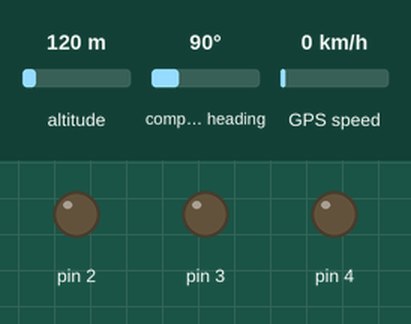
The sketch below on a simulated Arduino Uno, built with avr-gcc and run on an emulated ATmega328P. Shown: output pins drawn as LEDs (lit = HIGH). Inputs (shaded band) come from the test bench; at power-on: altitude 120 m, compass heading 90°, GPS speed 0 km/h. The GPS gets a fix after 3 s at 37.7749, -122.4194 with 8 satellites; what the sketch prints to the serial monitor is not drawn.

Above: at 0.1 s.
At 5.1 s:
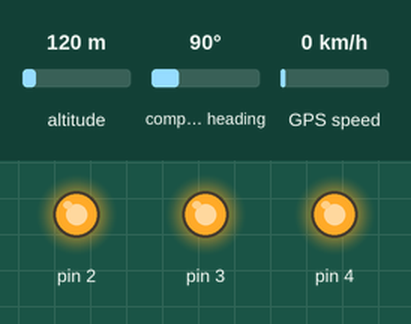
Timing chart, 0 to 6.6 s (numbered marks = the images above):
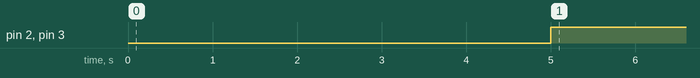

Measured:
- by itself, pin 2, pin 3: LOW → HIGH at 5.0 s

The sketch:

GPSToSPI.ino
```cpp
#include <Adafruit_GPS.h>
#include <SoftwareSerial.h>
#include <SPI.h>

// Connect the GPS Power pin to 5V
// Connect the GPS Ground pin to ground
// Connect the GPS TX (transmit) pin to Digital 8
// Connect the GPS RX (receive) pin to Digital 7

// you can change the pin numbers to match your wiring:
SoftwareSerial mySerial(7, 8);
Adafruit_GPS GPS(&mySerial);

float latitude = 0;
float longitude = 0;

volatile float data [2] = {2.5, 5.6};
volatile byte *pos = (byte*)data;
int i = 0;


void setup()
{
  Serial.begin(115200);
  pinMode(2, OUTPUT);
  pinMode(3, OUTPUT);
  pinMode(4, OUTPUT);
  digitalWrite(2, LOW);
  digitalWrite(3, LOW);
  digitalWrite(4, LOW);
  delay(5000);
  GPS.begin(9600);

  // uncomment this line to turn on RMC (recommended minimum) and GGA (fix data) including altitude
  GPS.sendCommand(PMTK_SET_NMEA_OUTPUT_RMCGGA);


  // Set the update rate
  GPS.sendCommand(PMTK_SET_NMEA_UPDATE_1HZ);   // 1 Hz update rate
  // For the parsing code to work nicely and have time to sort thru the data, and
  // print it out we don't suggest using anything higher than 1 Hz
  digitalWrite(4, HIGH);

  pinMode(MISO, OUTPUT);                  //Sets MISO as OUTPUT (Have to Send data to Master IN

  SPCR |= _BV(SPE);                       //Turn on SPI in Slave Mode


  SPI.attachInterrupt();
}

void loop()                     // run over and over again
{
  char c = GPS.read();
  Serial.println(GPS.satellites);
  // if a sentence is received, we can check the checksum, parse it...
  if (GPS.newNMEAreceived())
  {
    // a tricky thing here is if we print the NMEA sentence, or data
    // we end up not listening and catching other sentences!
    // so be very wary if using OUTPUT_ALLDATA and trytng to print out data
    //Serial.println(GPS.lastNMEA());   // this also sets the newNMEAreceived() flag to false

    if (!GPS.parse(GPS.lastNMEA()))   // this also sets the newNMEAreceived() flag to false
      return;  // we can fail to parse a sentence in which case we should just wait for another
    latitude = GPS.latitude;
    longitude = GPS.longitude;
    if (latitude != 0 && longitude != 0)
    {
      data[0] = latitude;
      data[1] = longitude;
      digitalWrite(2, HIGH);
    }
    else
    {
          digitalWrite(2, LOW);
    }

  }

  if (GPS.satellites >= 3)
  {
    digitalWrite(3, HIGH);
  }
  else
  {
    digitalWrite(3, LOW);
  }
}

ISR (SPI_STC_vect)
{
  SPDR = pos[SPDR];
}
```
